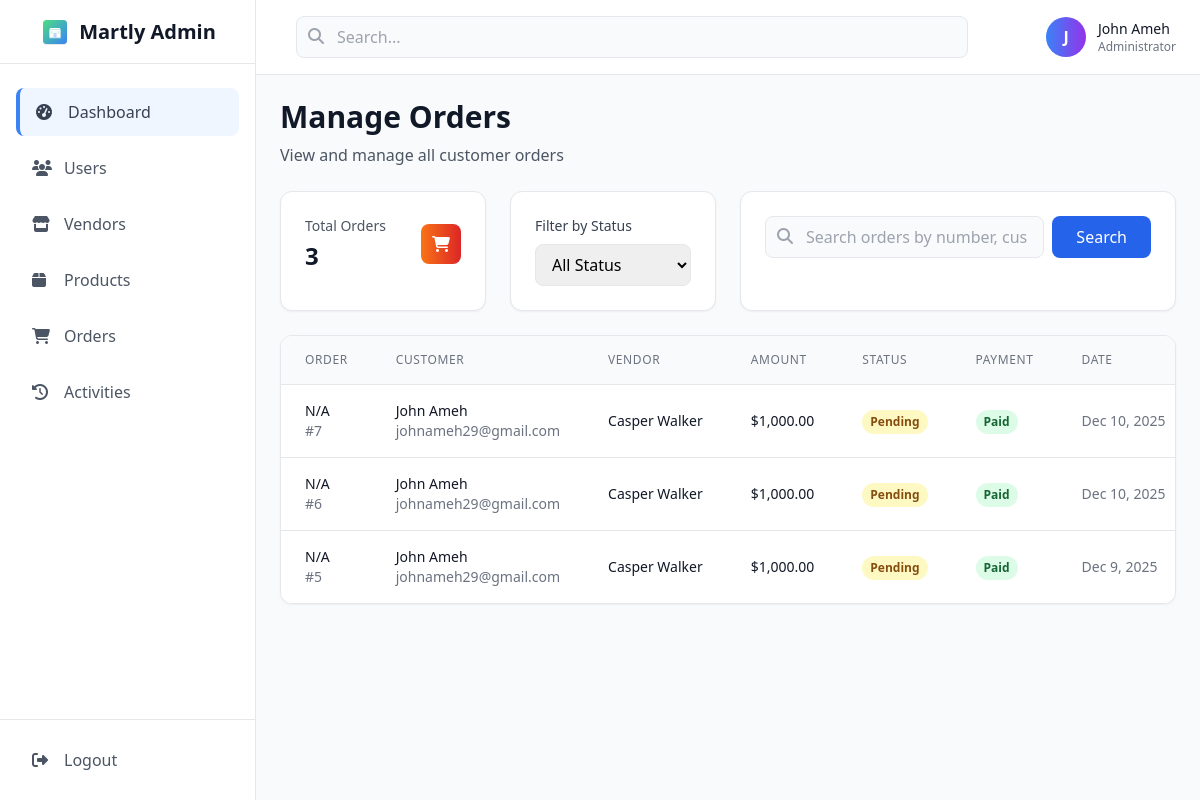
Screenshot of /admin/orders.php (signed in) with the database file from the repository.
### tables this page shows
CREATE TABLE `users` (
  `id` int(11) NOT NULL,
  `username` varchar(50) NOT NULL,
  `email` varchar(100) NOT NULL,
  `password` varchar(255) NOT NULL,
  `first_name` varchar(50) DEFAULT NULL,
  `last_name` varchar(50) DEFAULT NULL,
  `profile_picture` varchar(255) DEFAULT NULL,
  `user_type` enum('customer','vendor','admin') DEFAULT 'customer',
  `referral_code` varchar(20) DEFAULT NULL,
  `referred_by` int(11) DEFAULT NULL,
  `created_at` timestamp NOT NULL DEFAULT current_timestamp(),
  `updated_at` timestamp NOT NULL DEFAULT current_timestamp() ON UPDATE current_timestamp(),
  `referred_count` int(11) DEFAULT 0
);

CREATE TABLE `orders` (
  `id` int(11) NOT NULL,
  `user_id` int(11) NOT NULL,
  `company_id` int(11) NOT NULL,
  `product_id` int(11) NOT NULL,
  `quantity` int(11) NOT NULL,
  `unit_price` decimal(10,2) DEFAULT NULL,
  `total_amount` decimal(10,2) NOT NULL,
  `status` enum('pending','paid','shipped','delivered','cancelled') DEFAULT 'pending',
  `payment_status` enum('pending','paid','released','refunded') DEFAULT 'pending',
  `full_name` varchar(100) DEFAULT NULL,
  `phone_number` varchar(20) DEFAULT NULL,
  `email_address` varchar(100) DEFAULT NULL,
  `street_address` text DEFAULT NULL,
  `city` varchar(100) DEFAULT NULL,
  `state` varchar(100) DEFAULT NULL,
  `postal_code` varchar(20) DEFAULT NULL,
  `delivery_instructions` text DEFAULT NULL,
  `created_at` timestamp NOT NULL DEFAULT current_timestamp(),
  `updated_at` timestamp NOT NULL DEFAULT current_timestamp() ON UPDATE current_timestamp()
);

CREATE TABLE `companies` (
  `id` int(11) NOT NULL,
  `user_id` int(11) NOT NULL,
  `name` varchar(100) NOT NULL,
  `description` text DEFAULT NULL,
  `logo` varchar(255) DEFAULT NULL,
  `banner` varchar(255) DEFAULT NULL,
  `contact_email` varchar(100) DEFAULT NULL,
  `phone` varchar(20) DEFAULT NULL,
  `address` text DEFAULT NULL,
  `whatsapp_url` varchar(255) DEFAULT NULL,
  `instagram_url` varchar(255) DEFAULT NULL,
  `created_at` timestamp NOT NULL DEFAULT current_timestamp(),
  `updated_at` timestamp NOT NULL DEFAULT current_timestamp() ON UPDATE current_timestamp(),
  `subscription_status` enum('active','expired','pending') DEFAULT 'pending',
  `subscription_expiry` datetime DEFAULT NULL
);

### includes/config.php (called while the page is built, shortened)
<?php
try {
    $pdo = new PDO("mysql:host=" . DB_HOST . ";dbname=" . DB_NAME, DB_USER, DB_PASS);
    $pdo->setAttribute(PDO::ATTR_ERRMODE, PDO::ERRMODE_EXCEPTION);
    $pdo->setAttribute(PDO::ATTR_DEFAULT_FETCH_MODE, PDO::FETCH_ASSOC);
} catch (PDOException $e) {
    die("Connection failed: " . $e->getMessage());
}
function isLoggedIn()
{
    return isset($_SESSION['user_id']);
}
function getCurrentUser()
{
    global $pdo;
    if (isLoggedIn()) {
        $stmt = $pdo->prepare("SELECT * FROM users WHERE id = ?");
        $stmt->execute([$_SESSION['user_id']]);
        return $stmt->fetch();
    }
    return null;
}

### admin/orders.php (the view, shortened to what this page needs)
<?php
require_once '../includes/config.php';
$page = isset($_GET['page']) ? (int)$_GET['page'] : 1;
$limit = 10;
$offset = ($page - 1) * $limit;
$search = isset($_GET['search']) ? trim($_GET['search']) : '';
$status = isset($_GET['status']) ? trim($_GET['status']) : '';
try {
    $conditions = [];
    $params = [];
    $whereClause = $conditions ? "WHERE " . implode(" AND ", $conditions) : "";
    $countSql = "SELECT COUNT(*) as total FROM orders o
                 LEFT JOIN companies c ON o.company_id = c.id
                 LEFT JOIN users u ON o.user_id = u.id
                 $whereClause";
    $stmt = $pdo->prepare($countSql);
    $stmt->execute($params);
    $totalOrders = $stmt->fetch(PDO::FETCH_ASSOC)['total'];
    $sql = "
        SELECT o.*,
               c.name as company_name,
               u.first_name as customer_first_name,
               u.last_name as customer_last_name,
               u.email as customer_email
        FROM orders o
        LEFT JOIN companies c ON o.company_id = c.id
        LEFT JOIN users u ON o.user_id = u.id
        $whereClause
        ORDER BY o.created_at DESC
        LIMIT $limit OFFSET $offset
    ";
    $stmt = $pdo->prepare($sql);
    $stmt->execute($params);
    $orders = $stmt->fetchAll(PDO::FETCH_ASSOC);
} catch (PDOException $e) {
    $error = "Error loading orders: " . $e->getMessage();
}
?>
<!DOCTYPE html>
<html lang="en">
<head>
    <script src="https://cdn.tailwindcss.com"></script>
    <link rel="stylesheet" href="https://cdnjs.cloudflare.com/ajax/libs/font-awesome/6.4.0/css/all.min.css">
</head>
<body class="bg-gray-50">
<div class="min-h-screen">
    <?php include 'includes/sidebar.php'; ?>
    <div class="ml-0 lg:ml-64">
        <?php include 'includes/topbar.php'; ?>
        <main class="p-6">
            <div class="flex justify-between items-center mb-6">
                <div>
                    <h1 class="text-3xl font-bold text-gray-900">Manage Orders</h1>
                    <p class="text-gray-600 mt-2">View and manage all customer orders</p>
                </div>
            </div>
            <div class="grid grid-cols-1 lg:grid-cols-4 gap-6 mb-6">
                <div class="bg-white rounded-xl shadow-sm border border-gray-200 p-6">
                    <div class="flex items-center justify-between">
                        <div>
                            <p class="text-gray-600 text-sm font-medium">Total Orders</p>
                            <h3 class="text-2xl font-bold text-gray-900 mt-1"><?php echo number_format($totalOrders); ?></h3>
                        </div>
                        <div class="w-10 h-10 bg-gradient-to-r from-orange-500 to-red-600 rounded-lg flex items-center justify-center">
                            <i class="fas fa-shopping-cart text-white"></i>
                        </div>
                    </div>
                </div>
                <div class="bg-white rounded-xl shadow-sm border border-gray-200 p-6">
                    <label class="block text-sm font-medium text-gray-700 mb-2">Filter by Status</label>
                    <select name="status" onchange="window.location.href='?status='+this.value"
                            class="w-full px-3 py-2 border border-gray-200 rounded-lg focus:outline-none focus:ring-2 focus:ring-blue-500 focus:border-transparent">
                        <option value="">All Status</option>
                    </select>
                </div>
                <div class="bg-white rounded-xl shadow-sm border border-gray-200 p-6 lg:col-span-2">
                    <form method="GET" class="flex gap-2">
                        <div class="flex-1">
                            <div class="relative">
                                <input type="text" name="search" value="<?php echo htmlspecialchars($search); ?>"
                                       placeholder="Search orders by number, customer, or vendor..."
                                       class="w-full pl-10 pr-4 py-2 bg-gray-50 border border-gray-200 rounded-lg focus:outline-none focus:ring-2 focus:ring-blue-500 focus:border-transparent">
                                <i class="fas fa-search absolute left-3 top-3 text-gray-400"></i>
                            </div>
                        </div>
                        <button type="submit" class="bg-blue-600 text-white px-6 py-2 rounded-lg hover:bg-blue-700 transition-colors duration-300 whitespace-nowrap">
                            Search
                        </button>
                    </form>
                </div>
            </div>
            <div class="bg-white rounded-xl shadow-sm border border-gray-200 overflow-hidden">
                <div class="overflow-x-auto">
                    <table class="w-full">
                        <thead class="bg-gray-50 border-b border-gray-200">
                            <tr>
                                <th class="px-6 py-4 text-left text-xs font-medium text-gray-500 uppercase tracking-wider">Order</th>
                                <th class="px-6 py-4 text-left text-xs font-medium text-gray-500 uppercase tracking-wider">Customer</th>
                                <th class="px-6 py-4 text-left text-xs font-medium text-gray-500 uppercase tracking-wider">Vendor</th>
                                <th class="px-6 py-4 text-left text-xs font-medium text-gray-500 uppercase tracking-wider">Amount</th>
                                <th class="px-6 py-4 text-left text-xs font-medium text-gray-500 uppercase tracking-wider">Status</th>
                                <th class="px-6 py-4 text-left text-xs font-medium text-gray-500 uppercase tracking-wider">Payment</th>
                                <th class="px-6 py-4 text-left text-xs font-medium text-gray-500 uppercase tracking-wider">Date</th>
                            </tr>
                        </thead>
                        <tbody class="bg-white divide-y divide-gray-200">
                            <?php if (empty($orders)): ?>
                                <tr>
                                    <td colspan="8" class="px-6 py-8 text-center text-gray-500">
                                        <i class="fas fa-shopping-cart text-4xl text-gray-300 mb-3"></i>
                                        <p>No orders found</p>
                                        <?php if (!empty($search) || !empty($status)): ?>
                                            <p class="text-sm mt-1">Try adjusting your search or filters</p>
                                        <?php endif; ?>
                                    </td>
                                </tr>
                            <?php else: ?>
                                <?php foreach ($orders as $order): ?>
                                    <tr class="hover:bg-gray-50 transition-colors duration-300">
                                        <td class="px-6 py-4 whitespace-nowrap">
                                            <div class="text-sm font-medium text-gray-900"><?php echo htmlspecialchars($order['order_number'] ?? 'N/A'); ?></div>
                                            <div class="text-sm text-gray-500">#<?php echo $order['id']; ?></div>
                                        </td>
                                        <td class="px-6 py-4 whitespace-nowrap">
                                            <div class="text-sm text-gray-900"><?php echo htmlspecialchars(($order['customer_first_name'] ?? '') . ' ' . ($order['customer_last_name'] ?? '')); ?></div>
                                            <div class="text-sm text-gray-500"><?php echo htmlspecialchars($order['customer_email'] ?? 'N/A'); ?></div>
                                        </td>
                                        <td class="px-6 py-4 whitespace-nowrap">
                                            <div class="text-sm text-gray-900"><?php echo htmlspecialchars($order['company_name'] ?? 'N/A'); ?></div>
                                        </td>
                                        <td class="px-6 py-4 whitespace-nowrap text-sm font-medium text-gray-900">
                                            $<?php echo number_format($order['total_amount'] ?? 0, 2); ?>
                                        </td>
                                        <td class="px-6 py-4 whitespace-nowrap">
                                            <?php
                                            $statusColors = [
                                                'pending' => 'bg-yellow-100 text-yellow-800',
                                                'confirmed' => 'bg-blue-100 text-blue-800',
                                                'processing' => 'bg-purple-100 text-purple-800',
                                                'shipped' => 'bg-indigo-100 text-indigo-800',
                                                'delivered' => 'bg-green-100 text-green-800',
                                                'cancelled' => 'bg-red-100 text-red-800'
                                            ];
                                            $orderStatus = $order['status'] ?? 'pending';
                                            $colorClass = $statusColors[$orderStatus] ?? 'bg-gray-100 text-gray-800';
                                            ?>
                                            <span class="inline-flex px-2 py-1 text-xs font-semibold rounded-full <?php echo $colorClass; ?>">
                                                <?php echo ucfirst($orderStatus); ?>
                                            </span>
                                        </td>
                                        <td class="px-6 py-4 whitespace-nowrap">
                                            <?php
                                            $paymentColors = [
                                                'paid' => 'bg-green-100 text-green-800',
                                                'pending' => 'bg-yellow-100 text-yellow-800',
                                                'failed' => 'bg-red-100 text-red-800'
                                            ];
                                            $paymentStatus = $order['payment_status'] ?? 'pending';
                                            $paymentColorClass = $paymentColors[$paymentStatus] ?? 'bg-gray-100 text-gray-800';
                                            ?>
                                            <span class="inline-flex px-2 py-1 text-xs font-semibold rounded-full <?php echo $paymentColorClass; ?>">
                                                <?php echo ucfirst($paymentStatus); ?>
                                            </span>
                                        </td>
                                        <td class="px-6 py-4 whitespace-nowrap text-sm text-gray-500">
                                            <?php echo date('M j, Y', strtotime($order['created_at'])); ?>
                                        </td>
                                    </tr>
                                <?php endforeach; ?>
                            <?php endif; ?>
                        </tbody>
                    </table>
                </div>
            </div>
        </main>
    </div>
</div>
</body>
</html>

### admin/includes/topbar.php (shortened to what this page needs)
<?php
$currentUser = getCurrentUser();
?>
<header class="bg-white border-b border-gray-200">
    <div class="flex items-center justify-between px-6 py-4">
        <div class="flex-1 max-w-2xl mx-4">
            <div class="relative">
                <input type="text" placeholder="Search..." class="w-full pl-10 pr-4 py-2 bg-gray-50 border border-gray-200 rounded-lg focus:outline-none focus:ring-2 focus:ring-blue-500 focus:border-transparent">
                <i class="fas fa-search absolute left-3 top-3 text-gray-400"></i>
            </div>
        </div>
        <div class="flex items-center space-x-4">
            <div class="flex items-center space-x-3">
                <div class="w-10 h-10 bg-gradient-to-r from-blue-500 to-purple-600 rounded-full flex items-center justify-center text-white font-bold">
                    <?php echo strtoupper(substr($currentUser['first_name'], 0, 1)); ?>
                </div>
                <div class="hidden md:block">
                    <p class="text-sm font-medium text-gray-900"><?php echo htmlspecialchars($currentUser['first_name'] . ' ' . $currentUser['last_name']); ?></p>
                    <p class="text-xs text-gray-500">Administrator</p>
                </div>
            </div>
        </div>
    </div>
</header>

### rows the page displays
users: first_name "J", first_name+last_name "John Ameh"
orders: order_number "N/A", id "7", user.last_name "John Ameh", user.email "johnameh29@gmail.com", company.name "Casper Walker", total_amount "1,000.00", status "Pending", payment_status "Paid", created_at "Dec 10, 2025"
orders: order_number "N/A", id "6", user.last_name "John Ameh", user.email "johnameh29@gmail.com", company.name "Casper Walker", total_amount "1,000.00", status "Pending", payment_status "Paid", created_at "Dec 10, 2025"
orders: order_number "N/A", id "5", user.last_name "John Ameh", user.email "johnameh29@gmail.com", company.name "Casper Walker", total_amount "1,000.00", status "Pending", payment_status "Paid", created_at "Dec 9, 2025"

### other values shown
$totalOrders "3"
